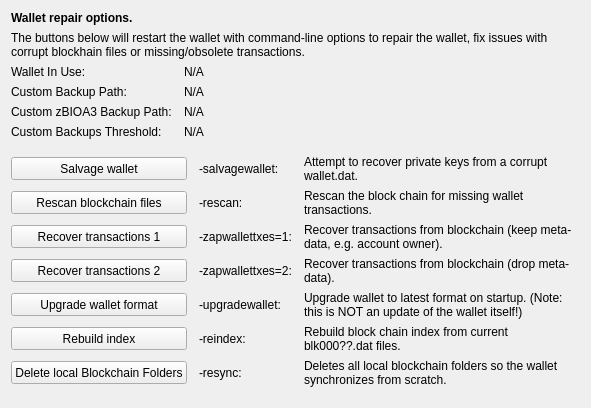
     <widget class="QWidget" name="tab_repair">
      <attribute name="title">
       <string>&amp;Wallet Repair</string>
      </attribute>
      <layout class="QGridLayout" name="gridLayout_4" columnstretch="0,0,0,0">
       <property name="horizontalSpacing">
        <number>12</number>
       </property>
       <item row="0" column="0" colspan="4">
        <widget class="QLabel" name="label_repair_header">
         <property name="font">
          <font>
           <weight>75</weight>
           <bold>true</bold>
          </font>
         </property>
         <property name="text">
          <string>Wallet repair options.</string>
         </property>
        </widget>
       </item>
       <item row="1" column="0" colspan="4">
        <widget class="QLabel" name="label_repair_helptext">
         <property name="font">
          <font>
           <weight>50</weight>
           <bold>false</bold>
          </font>
         </property>
         <property name="text">
          <string>The buttons below will restart the wallet with command-line options to repair the wallet, fix issues with corrupt blockhain files or missing/obsolete transactions.</string>
         </property>
         <property name="wordWrap">
          <bool>true</bool>
         </property>
        </widget>
       </item>
       <item row="2" column="0">
        <widget class="QLabel" name="wallet_path_label">
         <property name="text">
          <string>Wallet In Use:</string>
         </property>
        </widget>
       </item>
       <item row="2" column="1" colspan="3">
        <widget class="QLabel" name="wallet_path">
         <property name="cursor">
          <cursorShape>IBeamCursor</cursorShape>
         </property>
         <property name="text">
          <string>N/A</string>
         </property>
         <property name="textFormat">
          <enum>Qt::PlainText</enum>
         </property>
         <property name="textInteractionFlags">
          <set>Qt::LinksAccessibleByMouse|Qt::TextSelectableByKeyboard|Qt::TextSelectableByMouse</set>
         </property>
        </widget>
       </item>
       <item row="3" column="0">
        <widget class="QLabel" name="wallet_custombackuppath_label">
         <property name="visible">
          <bool>false</bool>
         </property>
         <property name="text">
          <string>Custom Backup Path:</string>
         </property>
        </widget>
       </item>
       <item row="3" column="1" colspan="3">
        <widget class="QLabel" name="wallet_custombackuppath">
         <property name="cursor">
          <cursorShape>IBeamCursor</cursorShape>
         </property>
         <property name="visible">
          <bool>false</bool>
         </property>
         <property name="text">
          <string>N/A</string>
         </property>
         <property name="textFormat">
          <enum>Qt::PlainText</enum>
         </property>
         <property name="textInteractionFlags">
          <set>Qt::LinksAccessibleByMouse|Qt::TextSelectableByKeyboard|Qt::TextSelectableByMouse</set>
         </property>
        </widget>
       </item>
       <item row="4" column="0">
        <widget class="QLabel" name="wallet_customzbioa3backuppath_label">
         <property name="visible">
          <bool>false</bool>
         </property>
         <property name="text">
          <string>Custom zBIOA3 Backup Path:</string>
         </property>
        </widget>
       </item>
       <item row="4" column="1" colspan="3">
        <widget class="QLabel" name="wallet_customzbioa3backuppath">
         <property name="cursor">
          <cursorShape>IBeamCursor</cursorShape>
         </property>
         <property name="visible">
          <bool>false</bool>
         </property>
         <property name="text">
          <string>N/A</string>
         </property>
         <property name="textFormat">
          <enum>Qt::PlainText</enum>
         </property>
         <property name="textInteractionFlags">
          <set>Qt::LinksAccessibleByMouse|Qt::TextSelectableByKeyboard|Qt::TextSelectableByMouse</set>
         </property>
        </widget>
       </item>
       <item row="5" column="0">
        <widget class="QLabel" name="wallet_custombackupthreshold_label">
         <property name="visible">
          <bool>false</bool>
         </property>
         <property name="text">
          <string>Custom Backups Threshold:</string>
         </property>
        </widget>
       </item>
       <item row="5" column="1" colspan="3">
        <widget class="QLabel" name="wallet_custombackupthreshold">
         <property name="cursor">
          <cursorShape>IBeamCursor</cursorShape>
         </property>
         <property name="visible">
          <bool>false</bool>
         </property>
         <property name="text">
          <string>N/A</string>
         </property>
         <property name="textFormat">
          <enum>Qt::PlainText</enum>
         </property>
         <property name="textInteractionFlags">
          <set>Qt::LinksAccessibleByMouse|Qt::TextSelectableByKeyboard|Qt::TextSelectableByMouse</set>
         </property>
        </widget>
       </item>
       <item row="6" column="0">
        <spacer name="verticalSpacer_repair1">
         <property name="orientation">
          <enum>Qt::Vertical</enum>
         </property>
         <property name="sizeHint" stdset="0">
          <size>
           <width>10</width>
           <height>10</height>
          </size>
         </property>
        </spacer>
       </item>
       <item row="7" column="0" colspan="2">
        <widget class="QPushButton" name="btn_salvagewallet">
         <property name="minimumSize">
          <size>
           <width>100</width>
           <height>23</height>
          </size>
         </property>
         <property name="text">
          <string>Salvage wallet</string>
         </property>
        </widget>
       </item>
       <item row="7" column="2">
        <widget class="QLabel" name="label_repair_salvage_command">
         <property name="text">
          <string notr="true">-salvagewallet:</string>
         </property>
        </widget>
       </item>
       <item row="7" column="3">
        <widget class="QLabel" name="label_repair_salvage">
         <property name="text">
          <string>Attempt to recover private keys from a corrupt wallet.dat.</string>
         </property>
         <property name="wordWrap">
          <bool>true</bool>
         </property>
        </widget>
       </item>
       <item row="8" column="0" colspan="2">
        <widget class="QPushButton" name="btn_rescan">
         <property name="minimumSize">
          <size>
           <width>100</width>
           <height>23</height>
          </size>
         </property>
         <property name="text">
          <string>Rescan blockchain files</string>
         </property>
        </widget>
       </item>
       <item row="8" column="2">
        <widget class="QLabel" name="label_repair_rescan_command">
         <property name="text">
          <string notr="true">-rescan:</string>
         </property>
        </widget>
       </item>
       <item row="8" column="3">
        <widget class="QLabel" name="label_repair_rescan">
         <property name="text">
          <string>Rescan the block chain for missing wallet transactions.</string>
         </property>
         <property name="wordWrap">
          <bool>true</bool>
         </property>
        </widget>
       </item>
       <item row="9" column="0" colspan="2">
        <widget class="QPushButton" name="btn_zapwallettxes1">
         <property name="minimumSize">
          <size>
           <width>100</width>
           <height>23</height>
          </size>
         </property>
         <property name="text">
          <string>Recover transactions 1</string>
         </property>
        </widget>
       </item>
       <item row="9" column="2">
        <widget class="QLabel" name="label_repair_zap1_command">
         <property name="text">
          <string notr="true">-zapwallettxes=1:</string>
         </property>
        </widget>
       </item>
       <item row="9" column="3">
        <widget class="QLabel" name="label_repair_zap1">
         <property name="text">
          <string>Recover transactions from blockchain (keep meta-data, e.g. account owner).</string>
         </property>
         <property name="wordWrap">
          <bool>true</bool>
         </property>
        </widget>
       </item>
       <item row="10" column="0" colspan="2">
        <widget class="QPushButton" name="btn_zapwallettxes2">
         <property name="minimumSize">
          <size>
           <width>100</width>
           <height>23</height>
          </size>
         </property>
         <property name="text">
          <string>Recover transactions 2</string>
         </property>
        </widget>
       </item>
       <item row="10" column="2">
        <widget class="QLabel" name="label_repair_zap2_command">
         <property name="text">
          <string notr="true">-zapwallettxes=2:</string>
         </property>
        </widget>
       </item>
       <item row="10" column="3">
        <widget class="QLabel" name="label_repair_zap2">
         <property name="text">
          <string>Recover transactions from blockchain (drop meta-data).</string>
         </property>
         <property name="wordWrap">
          <bool>true</bool>
         </property>
        </widget>
       </item>
       <item row="11" column="0" colspan="2">
        <widget class="QPushButton" name="btn_upgradewallet">
         <property name="minimumSize">
          <size>
           <width>100</width>
           <height>23</height>
          </size>
         </property>
         <property name="text">
          <string>Upgrade wallet format</string>
         </property>
        </widget>
       </item>
       <item row="11" column="2">
        <widget class="QLabel" name="label_repair_upgrade_command">
         <property name="text">
          <string notr="true">-upgradewallet:</string>
         </property>
        </widget>
       </item>
       <item row="11" column="3">
        <widget class="QLabel" name="label_repair_upgrade">
         <property name="text">
          <string>Upgrade wallet to latest format on startup. (Note: this is NOT an update of the wallet itself!)</string>
         </property>
         <property name="wordWrap">
          <bool>true</bool>
         </property>
        </widget>
       </item>
       <item row="12" column="0" colspan="2">
        <widget class="QPushButton" name="btn_reindex">
         <property name="minimumSize">
          <size>
           <width>100</width>
           <height>23</height>
          </size>
         </property>
         <property name="text">
          <string>Rebuild index</string>
         </property>
        </widget>
       </item>
       <item row="12" column="2">
        <widget class="QLabel" name="label_repair_reindex_command">
         <property name="text">
          <string notr="true">-reindex:</string>
         </property>
        </widget>
       </item>
       <item row="12" column="3">
        <widget class="QLabel" name="label_repair_reindex">
         <property name="text">
          <string>Rebuild block chain index from current blk000??.dat files.</string>
         </property>
         <property name="wordWrap">
          <bool>true</bool>
         </property>
        </widget>
       </item>
       <item row="13" column="0" colspan="2">
        <widget class="QPushButton" name="btn_resync">
         <property name="minimumSize">
          <size>
           <width>100</width>
           <height>23</height>
          </size>
         </property>
         <property name="text">
          <string>Delete local Blockchain Folders</string>
         </property>
        </widget>
       </item>
       <item row="13" column="2">
        <widget class="QLabel" name="label_repair_resync_command">
         <property name="text">
          <string>-resync:</string>
         </property>
        </widget>
       </item>
       <item row="13" column="3">
        <widget class="QLabel" name="label_repair_resync">
         <property name="text">
          <string>Deletes all local blockchain folders so the wallet synchronizes from scratch.</string>
         </property>
         <property name="wordWrap">
          <bool>true</bool>
         </property>
        </widget>
       </item>
       <item row="14" column="0">
        <spacer name="verticalSpacer_repair2">
         <property name="orientation">
          <enum>Qt::Vertical</enum>
         </property>
         <property name="sizeHint" stdset="0">
          <size>
           <width>20</width>
           <height>10</height>
          </size>
         </property>
        </spacer>
       </item>
      </layout>
     </widget>
